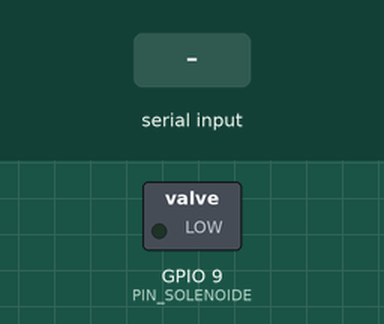
Bench run of a sketch on a simulated ESP32-S3. Parts: switched loads named in the sketch (green lamp = pin HIGH). The inputs (shaded band) are chosen by the test bench. What the sketch prints to the serial monitor is not drawn.

Above: at 1.2 s.
1.3 s: "C" received over Serial
2.9 s: "c" received over Serial
Timing chart, 0 to 5.9 s (numbered marks = the images above; inputs shaded):
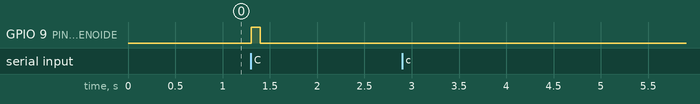

The sketch:

solenoide_basico.ino
```cpp
// ===============================
// CONFIGURAÇÕES
// ===============================

// Pino de controle do solenoide
// Arduino: qualquer pino digital
// ESP32: qualquer GPIO digital
const int PIN_SOLENOIDE = 9;

// Configurações de tempo (em milissegundos)
const unsigned long DURACAO_PULSO = 100;   // 100 ms = suficiente para chute
const unsigned long INTERVALO_MIN = 2000;  // 2 segundos entre chutes

// ===============================
// VARIÁVEIS DE CONTROLE
// ===============================

unsigned long ultimo_acionamento = 0;
bool pode_acionar = true;

// ===============================
// SETUP
// ===============================

void setup() {
  Serial.begin(115200);   // Funciona tanto no Arduino quanto no ESP32

  pinMode(PIN_SOLENOIDE, OUTPUT);
  digitalWrite(PIN_SOLENOIDE, LOW); // Garante estado inicial desligado

  Serial.println("Sistema de chute inicializado");
  Serial.println("Envie 'C' para chutar");
}

// ===============================
// LOOP PRINCIPAL
// ===============================

void loop() {
  // Verifica se recebeu comando via Serial
  if (Serial.available() > 0) {
    char comando = Serial.read();

    if (comando == 'C' || comando == 'c') {
      acionar_chute();
    }
  }

  // Libera novo chute após intervalo mínimo
  if (!pode_acionar && millis() - ultimo_acionamento >= INTERVALO_MIN) {
    pode_acionar = true;
    Serial.println("Sistema pronto para próximo chute");
  }
}

// ===============================
// FUNÇÃO DE CHUTE
// ===============================

void acionar_chute() {
  if (!pode_acionar) {
    Serial.println("AVISO: Aguarde antes de chutar novamente!");
    return;
  }

  Serial.println("CHUTE!");

  // Aciona solenoide
  digitalWrite(PIN_SOLENOIDE, HIGH);
  delay(DURACAO_PULSO);
  digitalWrite(PIN_SOLENOIDE, LOW);

  // Bloqueia novos acionamentos temporariamente
  ultimo_acionamento = millis();
  pode_acionar = false;

  Serial.print("Próximo chute em ");
  Serial.print(INTERVALO_MIN / 1000);
  Serial.println(" segundos");
}
```

Measured:
- after the input at 1.3 s, GPIO 9 (PIN_SOLENOIDE): LOW → HIGH at once, → LOW 0.10 s later
- after the input at 2.9 s, every drawn part: stays the same
